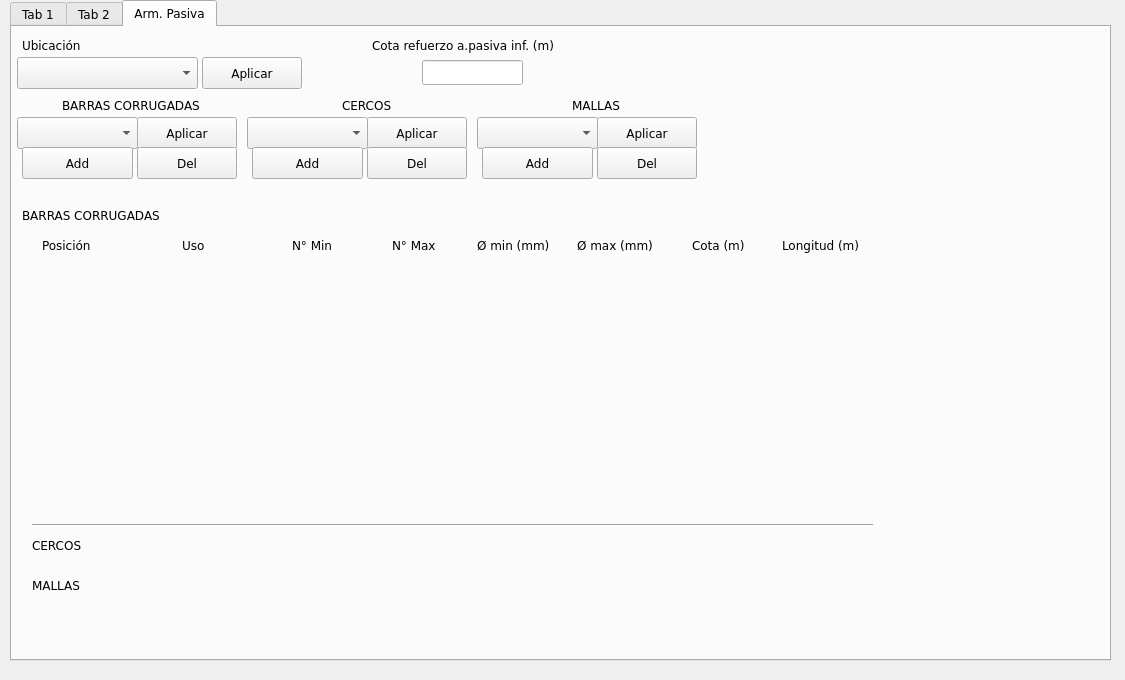
<?xml version="1.0" encoding="UTF-8"?>
<ui version="4.0">
 <class>Dialog</class>
 <widget class="QDialog" name="Dialog">
  <property name="geometry">
   <rect>
    <x>0</x>
    <y>0</y>
    <width>1125</width>
    <height>680</height>
   </rect>
  </property>
  <property name="font">
   <font>
    <family>Verdana</family>
    <italic>false</italic>
    <bold>false</bold>
   </font>
  </property>
  <property name="windowTitle">
   <string>Dialog</string>
  </property>
  <widget class="QTabWidget" name="tabWidget">
   <property name="geometry">
    <rect>
     <x>10</x>
     <y>0</y>
     <width>1101</width>
     <height>661</height>
    </rect>
   </property>
   <property name="currentIndex">
    <number>2</number>
   </property>
   <property name="documentMode">
    <bool>false</bool>
   </property>
   <property name="tabsClosable">
    <bool>false</bool>
   </property>
   <property name="tabBarAutoHide">
    <bool>false</bool>
   </property>
   <widget class="QWidget" name="tab">
    <attribute name="title">
     <string>Tab 1</string>
    </attribute>
    <widget class="QPushButton" name="btn_save_pieza">
     <property name="geometry">
      <rect>
       <x>10</x>
       <y>591</y>
       <width>221</width>
       <height>31</height>
      </rect>
     </property>
     <property name="text">
      <string>Guardar como Pieza de Usuario</string>
     </property>
     <property name="autoDefault">
      <bool>false</bool>
     </property>
    </widget>
    <widget class="QWidget" name="verticalLayoutWidget_5">
     <property name="geometry">
      <rect>
       <x>290</x>
       <y>240</y>
       <width>751</width>
       <height>351</height>
      </rect>
     </property>
     <layout class="QVBoxLayout" name="layout_nuevas_row">
      <item>
       <spacer name="verticalSpacer">
        <property name="orientation">
         <enum>Qt::Orientation::Vertical</enum>
        </property>
        <property name="sizeHint" stdset="0">
         <size>
          <width>20</width>
          <height>40</height>
         </size>
        </property>
       </spacer>
      </item>
     </layout>
    </widget>
    <widget class="QLabel" name="label_guardar_pieza">
     <property name="geometry">
      <rect>
       <x>10</x>
       <y>570</y>
       <width>221</width>
       <height>21</height>
      </rect>
     </property>
     <property name="text">
      <string>Guardar en base de datos</string>
     </property>
    </widget>
    <widget class="QWidget" name="horizontalLayoutWidget">
     <property name="geometry">
      <rect>
       <x>290</x>
       <y>210</y>
       <width>751</width>
       <height>31</height>
      </rect>
     </property>
     <layout class="QHBoxLayout" name="Hlayout_label_variables">
      <item>
       <widget class="QLabel" name="label_name">
        <property name="text">
         <string>Num</string>
        </property>
       </widget>
      </item>
      <item>
       <widget class="QLabel" name="label_bi">
        <property name="text">
         <string>Base_inf</string>
        </property>
       </widget>
      </item>
      <item>
       <widget class="QLabel" name="label_bs">
        <property name="text">
         <string>Base_sup</string>
        </property>
       </widget>
      </item>
      <item>
       <widget class="QLabel" name="label_altura">
        <property name="text">
         <string>Altura</string>
        </property>
       </widget>
      </item>
      <item>
       <widget class="QLabel" name="label_area">
        <property name="text">
         <string>Area</string>
        </property>
       </widget>
      </item>
      <item>
       <widget class="QLabel" name="label_cg">
        <property name="text">
         <string>Cg_Inf</string>
        </property>
       </widget>
      </item>
      <item>
       <widget class="QLabel" name="label_inercia">
        <property name="text">
         <string>Inercia</string>
        </property>
       </widget>
      </item>
      <item>
       <widget class="QLabel" name="label_op">
        <property name="text">
         <string>I+A*r^2</string>
        </property>
       </widget>
      </item>
     </layout>
    </widget>
    <widget class="QWidget" name="verticalLayoutWidget_4">
     <property name="geometry">
      <rect>
       <x>950</x>
       <y>10</y>
       <width>131</width>
       <height>116</height>
      </rect>
     </property>
     <layout class="QVBoxLayout" name="Vlayout_resultados">
      <item>
       <widget class="QLineEdit" name="result_sum_altura">
        <property name="readOnly">
         <bool>true</bool>
        </property>
       </widget>
      </item>
      <item>
       <widget class="QLineEdit" name="result_sum_area">
        <property name="readOnly">
         <bool>true</bool>
        </property>
       </widget>
      </item>
      <item>
       <widget class="QLineEdit" name="result_sum_ponderado">
        <property name="readOnly">
         <bool>true</bool>
        </property>
       </widget>
      </item>
      <item>
       <widget class="QLineEdit" name="result_sum_op">
        <property name="readOnly">
         <bool>true</bool>
        </property>
       </widget>
      </item>
     </layout>
    </widget>
    <widget class="QPushButton" name="btn_calcular_nuevos_valores">
     <property name="geometry">
      <rect>
       <x>290</x>
       <y>180</y>
       <width>171</width>
       <height>32</height>
      </rect>
     </property>
     <property name="text">
      <string>Calcular nuevos valores</string>
     </property>
     <property name="autoDefault">
      <bool>false</bool>
     </property>
     <property name="default">
      <bool>false</bool>
     </property>
    </widget>
    <widget class="QWidget" name="verticalLayoutWidget">
     <property name="geometry">
      <rect>
       <x>10</x>
       <y>10</y>
       <width>211</width>
       <height>400</height>
      </rect>
     </property>
     <layout class="QVBoxLayout" name="Vlayout_catalogo">
      <item>
       <widget class="QPushButton" name="btn_usar_pieza_catalogo">
        <property name="text">
         <string>Usar pieza catalogo</string>
        </property>
        <property name="autoDefault">
         <bool>false</bool>
        </property>
       </widget>
      </item>
      <item>
       <widget class="QPushButton" name="btn_usar_pieza_usuario">
        <property name="text">
         <string>Usar pieza usuario</string>
        </property>
        <property name="autoDefault">
         <bool>false</bool>
        </property>
       </widget>
      </item>
      <item>
       <widget class="QPushButton" name="btn_crear_pieza_temp">
        <property name="text">
         <string>Crear pieza temporal</string>
        </property>
        <property name="autoDefault">
         <bool>false</bool>
        </property>
       </widget>
      </item>
      <item>
       <widget class="QLabel" name="label_familia">
        <property name="text">
         <string>Familia</string>
        </property>
       </widget>
      </item>
      <item>
       <widget class="QComboBox" name="combo_familia"/>
      </item>
      <item>
       <widget class="QLabel" name="label_modelo">
        <property name="text">
         <string>Modelo</string>
        </property>
       </widget>
      </item>
      <item>
       <widget class="QComboBox" name="combo_modelo"/>
      </item>
      <item>
       <widget class="QLabel" name="label_tipo_seccion">
        <property name="text">
         <string>Tipo sección</string>
        </property>
       </widget>
      </item>
      <item>
       <widget class="QListWidget" name="list_tipo_seccion"/>
      </item>
      <item>
       <widget class="QPushButton" name="btn_acpt_tipo_seccion">
        <property name="text">
         <string>Aplicar sección</string>
        </property>
        <property name="autoDefault">
         <bool>false</bool>
        </property>
       </widget>
      </item>
      <item>
       <widget class="QPushButton" name="btn_save_seccion">
        <property name="text">
         <string>Guardar datos sección</string>
        </property>
        <property name="autoDefault">
         <bool>false</bool>
        </property>
       </widget>
      </item>
     </layout>
    </widget>
    <widget class="QWidget" name="verticalLayoutWidget_3">
     <property name="geometry">
      <rect>
       <x>880</x>
       <y>10</y>
       <width>71</width>
       <height>121</height>
      </rect>
     </property>
     <layout class="QVBoxLayout" name="Vlayout_label_resultados">
      <item>
       <widget class="QLabel" name="label_sum_altura">
        <property name="text">
         <string>Altura: </string>
        </property>
        <property name="alignment">
         <set>Qt::AlignmentFlag::AlignRight|Qt::AlignmentFlag::AlignTrailing|Qt::AlignmentFlag::AlignVCenter</set>
        </property>
       </widget>
      </item>
      <item>
       <widget class="QLabel" name="label_sum_area">
        <property name="text">
         <string>Area: </string>
        </property>
        <property name="alignment">
         <set>Qt::AlignmentFlag::AlignRight|Qt::AlignmentFlag::AlignTrailing|Qt::AlignmentFlag::AlignVCenter</set>
        </property>
       </widget>
      </item>
      <item>
       <widget class="QLabel" name="label_sum_ponderado">
        <property name="text">
         <string>Y Inf: </string>
        </property>
        <property name="alignment">
         <set>Qt::AlignmentFlag::AlignRight|Qt::AlignmentFlag::AlignTrailing|Qt::AlignmentFlag::AlignVCenter</set>
        </property>
       </widget>
      </item>
      <item>
       <widget class="QLabel" name="label_sum_op">
        <property name="text">
         <string>Inercia: </string>
        </property>
        <property name="alignment">
         <set>Qt::AlignmentFlag::AlignRight|Qt::AlignmentFlag::AlignTrailing|Qt::AlignmentFlag::AlignVCenter</set>
        </property>
       </widget>
      </item>
     </layout>
    </widget>
    <widget class="QPushButton" name="btn_salto_linea">
     <property name="geometry">
      <rect>
       <x>10</x>
       <y>540</y>
       <width>100</width>
       <height>32</height>
      </rect>
     </property>
     <property name="text">
      <string>PushButton</string>
     </property>
    </widget>
    <widget class="QListWidget" name="tab1_list_trapecios_existentes">
     <property name="geometry">
      <rect>
       <x>410</x>
       <y>20</y>
       <width>131</width>
       <height>81</height>
      </rect>
     </property>
    </widget>
    <widget class="QPushButton" name="btn_acpt_eliminar">
     <property name="geometry">
      <rect>
       <x>270</x>
       <y>70</y>
       <width>131</width>
       <height>32</height>
      </rect>
     </property>
     <property name="text">
      <string>Eliminar Selección</string>
     </property>
    </widget>
    <widget class="QLabel" name="label_cant_eliminar">
     <property name="geometry">
      <rect>
       <x>405</x>
       <y>100</y>
       <width>141</width>
       <height>22</height>
      </rect>
     </property>
     <property name="font">
      <font>
       <family>Verdana</family>
       <pointsize>10</pointsize>
       <italic>false</italic>
       <bold>false</bold>
      </font>
     </property>
     <property name="text">
      <string>*Elegir trapecio a eliminar</string>
     </property>
    </widget>
    <widget class="QPushButton" name="btn_acpt_agregar">
     <property name="geometry">
      <rect>
       <x>270</x>
       <y>40</y>
       <width>131</width>
       <height>32</height>
      </rect>
     </property>
     <property name="text">
      <string>Agregar Trapecio</string>
     </property>
    </widget>
    <widget class="QLabel" name="label_cant_agregar">
     <property name="geometry">
      <rect>
       <x>290</x>
       <y>10</y>
       <width>119</width>
       <height>31</height>
      </rect>
     </property>
     <property name="font">
      <font>
       <family>Verdana</family>
       <pointsize>15</pointsize>
       <italic>false</italic>
       <bold>false</bold>
      </font>
     </property>
     <property name="text">
      <string>TRAPECIOS</string>
     </property>
    </widget>
   </widget>
   <widget class="QWidget" name="tab_2">
    <attribute name="title">
     <string>Tab 2</string>
    </attribute>
    <widget class="QWidget" name="gridLayoutWidget_2">
     <property name="geometry">
      <rect>
       <x>10</x>
       <y>190</y>
       <width>1061</width>
       <height>351</height>
      </rect>
     </property>
     <layout class="QGridLayout" name="gridLayout">
      <property name="horizontalSpacing">
       <number>-1</number>
      </property>
      <item row="1" column="0">
       <layout class="QVBoxLayout" name="verticalLayout">
        <property name="spacing">
         <number>0</number>
        </property>
        <item>
         <widget class="QLabel" name="tab2_label_cota">
          <property name="maximumSize">
           <size>
            <width>100</width>
            <height>16777215</height>
           </size>
          </property>
          <property name="text">
           <string>Cota (m)</string>
          </property>
         </widget>
        </item>
        <item>
         <spacer name="verticalSpacer_2">
          <property name="orientation">
           <enum>Qt::Orientation::Vertical</enum>
          </property>
          <property name="sizeHint" stdset="0">
           <size>
            <width>20</width>
            <height>40</height>
           </size>
          </property>
         </spacer>
        </item>
       </layout>
      </item>
      <item row="0" column="0">
       <widget class="QPushButton" name="tab2_relleno_layout_armaduras">
        <property name="enabled">
         <bool>true</bool>
        </property>
        <property name="maximumSize">
         <size>
          <width>75</width>
          <height>16777215</height>
         </size>
        </property>
        <property name="text">
         <string>PushButton</string>
        </property>
       </widget>
      </item>
      <item row="1" column="1">
       <spacer name="horizontalSpacer">
        <property name="orientation">
         <enum>Qt::Orientation::Horizontal</enum>
        </property>
        <property name="sizeHint" stdset="0">
         <size>
          <width>40</width>
          <height>20</height>
         </size>
        </property>
       </spacer>
      </item>
     </layout>
    </widget>
    <widget class="QPushButton" name="tab2_btn_add_cota_custom">
     <property name="geometry">
      <rect>
       <x>10</x>
       <y>40</y>
       <width>101</width>
       <height>32</height>
      </rect>
     </property>
     <property name="text">
      <string>Cota Custom</string>
     </property>
    </widget>
    <widget class="QPushButton" name="tab2_btn_add_cord">
     <property name="geometry">
      <rect>
       <x>230</x>
       <y>40</y>
       <width>111</width>
       <height>32</height>
      </rect>
     </property>
     <property name="text">
      <string>agrega cordon</string>
     </property>
    </widget>
    <widget class="QPushButton" name="tab2_btn_del_cota">
     <property name="geometry">
      <rect>
       <x>120</x>
       <y>40</y>
       <width>100</width>
       <height>32</height>
      </rect>
     </property>
     <property name="text">
      <string>Borrar Cota</string>
     </property>
    </widget>
    <widget class="QPushButton" name="tab2_btn_del_cord">
     <property name="geometry">
      <rect>
       <x>230</x>
       <y>70</y>
       <width>111</width>
       <height>32</height>
      </rect>
     </property>
     <property name="text">
      <string>eliminar cordon</string>
     </property>
    </widget>
    <widget class="QWidget" name="gridLayoutWidget_3">
     <property name="geometry">
      <rect>
       <x>899</x>
       <y>10</y>
       <width>171</width>
       <height>116</height>
      </rect>
     </property>
     <layout class="QGridLayout" name="tab2_gridLayout_totales">
      <item row="0" column="0">
       <widget class="QLabel" name="tab2_label_cant_cord">
        <property name="text">
         <string>N cordones:</string>
        </property>
        <property name="alignment">
         <set>Qt::AlignmentFlag::AlignRight|Qt::AlignmentFlag::AlignTrailing|Qt::AlignmentFlag::AlignVCenter</set>
        </property>
       </widget>
      </item>
      <item row="2" column="0">
       <widget class="QLabel" name="tab2_label_cdg_area">
        <property name="text">
         <string>c.d.g area:</string>
        </property>
        <property name="alignment">
         <set>Qt::AlignmentFlag::AlignRight|Qt::AlignmentFlag::AlignTrailing|Qt::AlignmentFlag::AlignVCenter</set>
        </property>
       </widget>
      </item>
      <item row="1" column="0">
       <widget class="QLabel" name="tab2_label_area_total">
        <property name="text">
         <string>Area total:</string>
        </property>
        <property name="alignment">
         <set>Qt::AlignmentFlag::AlignRight|Qt::AlignmentFlag::AlignTrailing|Qt::AlignmentFlag::AlignVCenter</set>
        </property>
       </widget>
      </item>
      <item row="2" column="1">
       <widget class="QLineEdit" name="tab2_line_total_cdg_area"/>
      </item>
      <item row="1" column="1">
       <widget class="QLineEdit" name="tab2_line_total_area"/>
      </item>
      <item row="0" column="1">
       <widget class="QLineEdit" name="tab2_line_total_cordones"/>
      </item>
      <item row="3" column="0">
       <widget class="QLabel" name="tab2_label_cdg_fuerza">
        <property name="text">
         <string>c.d.g fuerza:</string>
        </property>
        <property name="alignment">
         <set>Qt::AlignmentFlag::AlignRight|Qt::AlignmentFlag::AlignTrailing|Qt::AlignmentFlag::AlignVCenter</set>
        </property>
       </widget>
      </item>
      <item row="3" column="1">
       <widget class="QLineEdit" name="tab2_line_total_cdg_fuerza"/>
      </item>
     </layout>
    </widget>
    <widget class="QPushButton" name="tab2_btn_valores">
     <property name="geometry">
      <rect>
       <x>10</x>
       <y>150</y>
       <width>171</width>
       <height>32</height>
      </rect>
     </property>
     <property name="text">
      <string>obtener valores</string>
     </property>
    </widget>
    <widget class="QLabel" name="tab2_label_cota_dinamica">
     <property name="geometry">
      <rect>
       <x>10</x>
       <y>20</y>
       <width>101</width>
       <height>16</height>
      </rect>
     </property>
     <property name="text">
      <string>Agregar Cotas</string>
     </property>
    </widget>
    <widget class="QPushButton" name="tab2_btn_add_cota_testero">
     <property name="geometry">
      <rect>
       <x>10</x>
       <y>70</y>
       <width>101</width>
       <height>32</height>
      </rect>
     </property>
     <property name="text">
      <string>Cota Testero</string>
     </property>
    </widget>
    <widget class="QLabel" name="tab2_label_cota_dinamica_2">
     <property name="geometry">
      <rect>
       <x>230</x>
       <y>20</y>
       <width>101</width>
       <height>16</height>
      </rect>
     </property>
     <property name="text">
      <string>Tipo de Cordon</string>
     </property>
    </widget>
    <widget class="QLabel" name="tab2_label_testero">
     <property name="geometry">
      <rect>
       <x>610</x>
       <y>20</y>
       <width>113</width>
       <height>18</height>
      </rect>
     </property>
     <property name="text">
      <string>Testero</string>
     </property>
    </widget>
    <widget class="QComboBox" name="tab2_combo_testero">
     <property name="geometry">
      <rect>
       <x>610</x>
       <y>44</y>
       <width>141</width>
       <height>32</height>
      </rect>
     </property>
    </widget>
    <widget class="QComboBox" name="tab2_combo_preset">
     <property name="geometry">
      <rect>
       <x>747</x>
       <y>44</y>
       <width>121</width>
       <height>32</height>
      </rect>
     </property>
    </widget>
    <widget class="QLabel" name="tab2_label_preset">
     <property name="geometry">
      <rect>
       <x>750</x>
       <y>20</y>
       <width>112</width>
       <height>18</height>
      </rect>
     </property>
     <property name="text">
      <string>Tipo Cableado</string>
     </property>
    </widget>
    <widget class="QPushButton" name="tab2_btn_aplicar_preset">
     <property name="geometry">
      <rect>
       <x>750</x>
       <y>70</y>
       <width>111</width>
       <height>32</height>
      </rect>
     </property>
     <property name="text">
      <string>Usar Cableado</string>
     </property>
    </widget>
   </widget>
   <widget class="QWidget" name="tab_3">
    <attribute name="title">
     <string>Arm. Pasiva</string>
    </attribute>
    <widget class="QLabel" name="tab3_label_ubicacion">
     <property name="geometry">
      <rect>
       <x>10</x>
       <y>10</y>
       <width>71</width>
       <height>16</height>
      </rect>
     </property>
     <property name="text">
      <string>Ubicación</string>
     </property>
    </widget>
    <widget class="QComboBox" name="tab3_combo_ubicacion">
     <property name="geometry">
      <rect>
       <x>5</x>
       <y>30</y>
       <width>181</width>
       <height>32</height>
      </rect>
     </property>
    </widget>
    <widget class="QPushButton" name="tab3_btn_apply_ubicacion">
     <property name="geometry">
      <rect>
       <x>190</x>
       <y>30</y>
       <width>100</width>
       <height>32</height>
      </rect>
     </property>
     <property name="text">
      <string>Aplicar</string>
     </property>
    </widget>
    <widget class="QPushButton" name="tab3_btn_apply_tipo_barras">
     <property name="geometry">
      <rect>
       <x>125</x>
       <y>90</y>
       <width>100</width>
       <height>32</height>
      </rect>
     </property>
     <property name="text">
      <string>Aplicar</string>
     </property>
    </widget>
    <widget class="QComboBox" name="tab3_combo_tipo_barras">
     <property name="geometry">
      <rect>
       <x>5</x>
       <y>90</y>
       <width>121</width>
       <height>32</height>
      </rect>
     </property>
    </widget>
    <widget class="QLabel" name="tab3_label_tipo_barras">
     <property name="geometry">
      <rect>
       <x>50</x>
       <y>70</y>
       <width>161</width>
       <height>16</height>
      </rect>
     </property>
     <property name="text">
      <string>BARRAS CORRUGADAS</string>
     </property>
    </widget>
    <widget class="QLabel" name="tab3_label_refuerzo">
     <property name="geometry">
      <rect>
       <x>360</x>
       <y>10</y>
       <width>211</width>
       <height>16</height>
      </rect>
     </property>
     <property name="text">
      <string>Cota refuerzo a.pasiva inf. (m)</string>
     </property>
    </widget>
    <widget class="QLineEdit" name="tab3_line_refuerzo">
     <property name="geometry">
      <rect>
       <x>410</x>
       <y>33</y>
       <width>101</width>
       <height>25</height>
      </rect>
     </property>
     <property name="text">
      <string/>
     </property>
    </widget>
    <widget class="QPushButton" name="tab3_btn_apply_tipo_cercos">
     <property name="geometry">
      <rect>
       <x>355</x>
       <y>90</y>
       <width>100</width>
       <height>32</height>
      </rect>
     </property>
     <property name="text">
      <string>Aplicar</string>
     </property>
    </widget>
    <widget class="QComboBox" name="tab3_combo_tipo_cercos">
     <property name="geometry">
      <rect>
       <x>235</x>
       <y>90</y>
       <width>121</width>
       <height>32</height>
      </rect>
     </property>
    </widget>
    <widget class="QLabel" name="tab3_label_tipo_cercos">
     <property name="geometry">
      <rect>
       <x>330</x>
       <y>70</y>
       <width>61</width>
       <height>16</height>
      </rect>
     </property>
     <property name="text">
      <string>CERCOS</string>
     </property>
    </widget>
    <widget class="QPushButton" name="tab3_btn_apply_tipo_mallas">
     <property name="geometry">
      <rect>
       <x>585</x>
       <y>90</y>
       <width>100</width>
       <height>32</height>
      </rect>
     </property>
     <property name="text">
      <string>Aplicar</string>
     </property>
    </widget>
    <widget class="QComboBox" name="tab3_combo_tipo_mallas">
     <property name="geometry">
      <rect>
       <x>465</x>
       <y>90</y>
       <width>121</width>
       <height>32</height>
      </rect>
     </property>
    </widget>
    <widget class="QLabel" name="tab3_label_tipo_mallas">
     <property name="geometry">
      <rect>
       <x>560</x>
       <y>70</y>
       <width>61</width>
       <height>16</height>
      </rect>
     </property>
     <property name="text">
      <string>MALLAS</string>
     </property>
    </widget>
    <widget class="QPushButton" name="tab3_btn_add_barras">
     <property name="geometry">
      <rect>
       <x>10</x>
       <y>120</y>
       <width>111</width>
       <height>32</height>
      </rect>
     </property>
     <property name="text">
      <string>Add</string>
     </property>
    </widget>
    <widget class="QPushButton" name="tab3_btn_del_barras">
     <property name="geometry">
      <rect>
       <x>125</x>
       <y>120</y>
       <width>100</width>
       <height>32</height>
      </rect>
     </property>
     <property name="text">
      <string>Del</string>
     </property>
    </widget>
    <widget class="QPushButton" name="tab3_btn_add_cercos">
     <property name="geometry">
      <rect>
       <x>240</x>
       <y>120</y>
       <width>111</width>
       <height>32</height>
      </rect>
     </property>
     <property name="text">
      <string>Add</string>
     </property>
    </widget>
    <widget class="QPushButton" name="tab3_btn_del_cercos">
     <property name="geometry">
      <rect>
       <x>355</x>
       <y>120</y>
       <width>100</width>
       <height>32</height>
      </rect>
     </property>
     <property name="text">
      <string>Del</string>
     </property>
    </widget>
    <widget class="QPushButton" name="tab3_btn_add_mallas">
     <property name="geometry">
      <rect>
       <x>470</x>
       <y>120</y>
       <width>111</width>
       <height>32</height>
      </rect>
     </property>
     <property name="text">
      <string>Add</string>
     </property>
    </widget>
    <widget class="QPushButton" name="tab3_btn_del_mallas">
     <property name="geometry">
      <rect>
       <x>585</x>
       <y>120</y>
       <width>100</width>
       <height>32</height>
      </rect>
     </property>
     <property name="text">
      <string>Del</string>
     </property>
    </widget>
    <widget class="QWidget" name="verticalLayoutWidget_2">
     <property name="geometry">
      <rect>
       <x>10</x>
       <y>230</y>
       <width>851</width>
       <height>241</height>
      </rect>
     </property>
     <layout class="QVBoxLayout" name="tab3_Vlayout_barras">
      <property name="spacing">
       <number>0</number>
      </property>
      <item>
       <spacer name="tab3_Vspacer">
        <property name="orientation">
         <enum>Qt::Orientation::Vertical</enum>
        </property>
        <property name="sizeHint" stdset="0">
         <size>
          <width>20</width>
          <height>40</height>
         </size>
        </property>
       </spacer>
      </item>
     </layout>
    </widget>
    <widget class="QLabel" name="tab3_label_barras">
     <property name="geometry">
      <rect>
       <x>10</x>
       <y>180</y>
       <width>161</width>
       <height>16</height>
      </rect>
     </property>
     <property name="text">
      <string>BARRAS CORRUGADAS</string>
     </property>
    </widget>
    <widget class="QLabel" name="tab3_label_posicion">
     <property name="geometry">
      <rect>
       <x>30</x>
       <y>210</y>
       <width>58</width>
       <height>16</height>
      </rect>
     </property>
     <property name="text">
      <string>Posición</string>
     </property>
    </widget>
    <widget class="QLabel" name="tab3_label_uso">
     <property name="geometry">
      <rect>
       <x>170</x>
       <y>210</y>
       <width>31</width>
       <height>16</height>
      </rect>
     </property>
     <property name="text">
      <string>Uso</string>
     </property>
    </widget>
    <widget class="QLabel" name="tab3_label_n_min">
     <property name="geometry">
      <rect>
       <x>280</x>
       <y>210</y>
       <width>58</width>
       <height>16</height>
      </rect>
     </property>
     <property name="text">
      <string>N° Min</string>
     </property>
    </widget>
    <widget class="QLabel" name="tab3_label_n_max">
     <property name="geometry">
      <rect>
       <x>380</x>
       <y>210</y>
       <width>58</width>
       <height>16</height>
      </rect>
     </property>
     <property name="text">
      <string>N° Max</string>
     </property>
    </widget>
    <widget class="QLabel" name="tab3_label_d_min">
     <property name="geometry">
      <rect>
       <x>465</x>
       <y>210</y>
       <width>81</width>
       <height>16</height>
      </rect>
     </property>
     <property name="text">
      <string>Ø min (mm)</string>
     </property>
    </widget>
    <widget class="QLabel" name="tab3_label_d_max">
     <property name="geometry">
      <rect>
       <x>565</x>
       <y>210</y>
       <width>91</width>
       <height>16</height>
      </rect>
     </property>
     <property name="text">
      <string>Ø max (mm)</string>
     </property>
    </widget>
    <widget class="QLabel" name="tab3_label_cota">
     <property name="geometry">
      <rect>
       <x>680</x>
       <y>210</y>
       <width>61</width>
       <height>16</height>
      </rect>
     </property>
     <property name="text">
      <string>Cota (m)</string>
     </property>
    </widget>
    <widget class="QLabel" name="tab3_label_longitud">
     <property name="geometry">
      <rect>
       <x>770</x>
       <y>210</y>
       <width>91</width>
       <height>16</height>
      </rect>
     </property>
     <property name="text">
      <string>Longitud (m)</string>
     </property>
    </widget>
    <widget class="QLabel" name="tab3_label_cercos">
     <property name="geometry">
      <rect>
       <x>20</x>
       <y>510</y>
       <width>61</width>
       <height>16</height>
      </rect>
     </property>
     <property name="text">
      <string>CERCOS</string>
     </property>
    </widget>
    <widget class="QLabel" name="tab3_label_mallas">
     <property name="geometry">
      <rect>
       <x>20</x>
       <y>550</y>
       <width>61</width>
       <height>16</height>
      </rect>
     </property>
     <property name="text">
      <string>MALLAS</string>
     </property>
    </widget>
    <widget class="Line" name="tab3_horizontal_line">
     <property name="geometry">
      <rect>
       <x>20</x>
       <y>490</y>
       <width>841</width>
       <height>16</height>
      </rect>
     </property>
     <property name="orientation">
      <enum>Qt::Orientation::Horizontal</enum>
     </property>
    </widget>
   </widget>
  </widget>
 </widget>
 <resources/>
 <connections/>
</ui>
